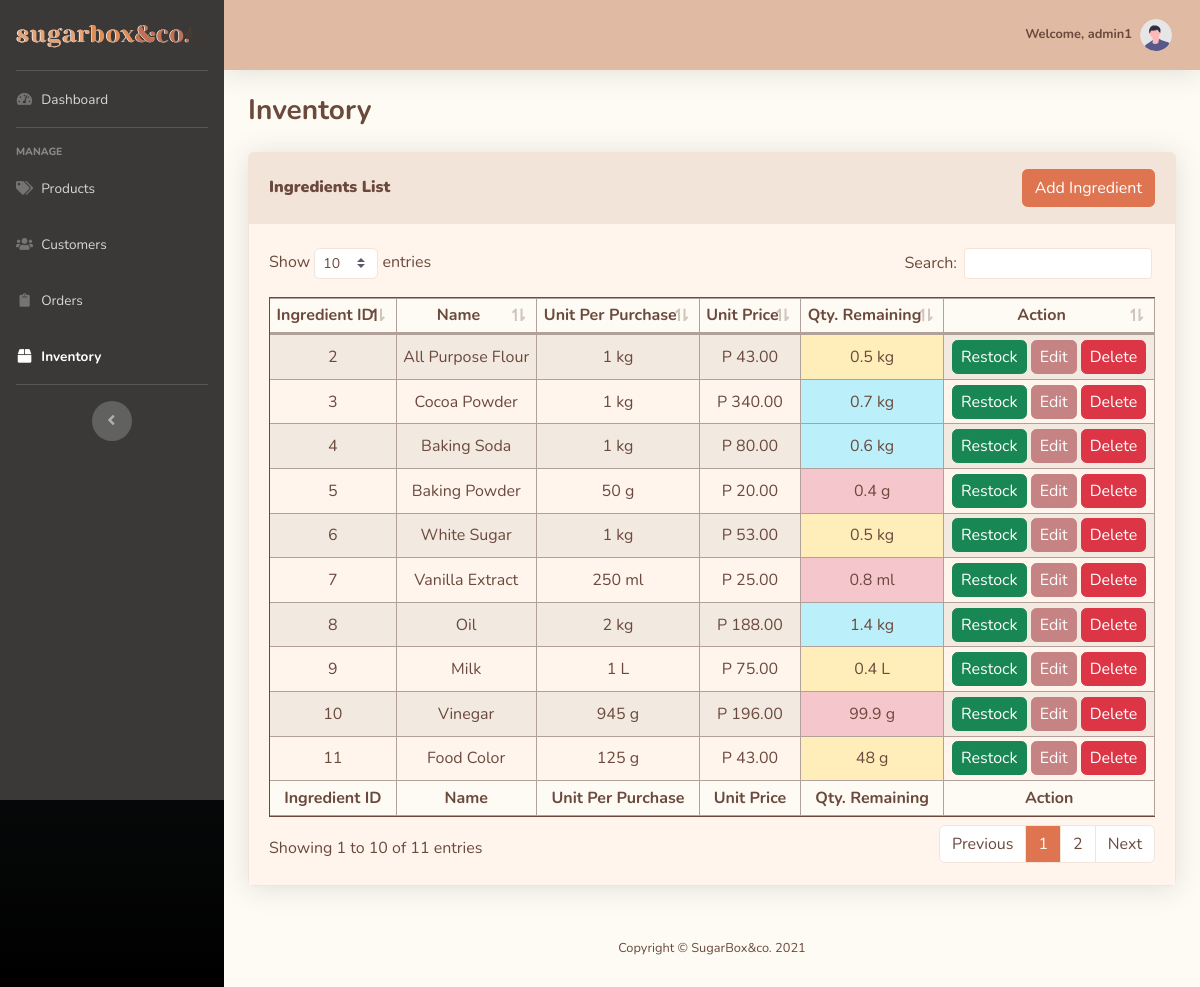
Before: /admin-src/inventory.php (signed in) with the older database file.
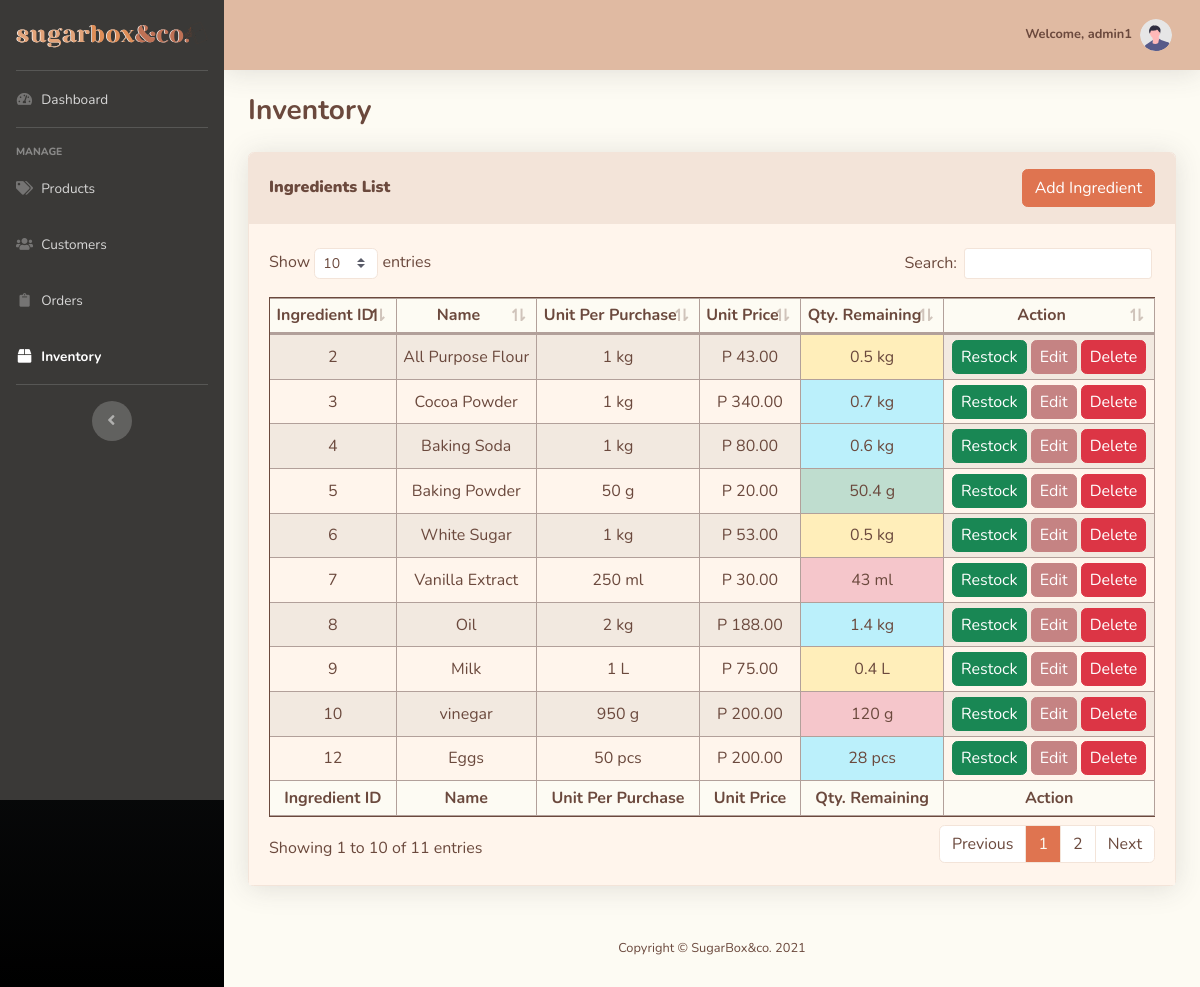
After: the same page with the newer database file.
### tables this page shows
CREATE TABLE `ingredients` (
  `Ingr_ID` int(11) NOT NULL,
  `Ingr_Name` varchar(24) NOT NULL,
  `Unit_Per_Purchase` varchar(8) NOT NULL,
  `Unit_Price` float(15,2) NOT NULL,
  `Qty_Remaining` float(5,1) NOT NULL
);

### admin-src/inventory.php (the view, shortened to what this page needs)
<?php
include 'includes/header.php';
include 'includes/sidebar.php';
include 'includes/topbar.php'
?>
<head>
</head>
<div class="container-fluid">
    <div class="d-sm-flex align-items-center justify-content-between mb-4">
        <h1 class="h3 mb-0 text-content"><strong>Inventory</strong></h1>
    </div>
    <div class="card shadow mb-4 border-section">
        <div class="card-header py-3 bg-section border-section">
            <div class="d-sm-flex align-items-center justify-content-between">
                <h6 class="m-0 font-weight-bold text-content"><strong>Ingredients List</strong></h6>
                <div>
                    <a type="button" class="btn btn-titleColor" data-toggle="modal" data-target="#addIngr">Add Ingredient</a>
                </div>
            </div>
        </div>
        <div class="card-body bg-section2 border-section">
            <div class="table-responsive">
            <?php
            $conn = db_connect();
            $ingredients_query = "SELECT * FROM `ingredients` ORDER BY `Ingr_ID`";
            $ingredients_query_run = mysqli_query($conn, $ingredients_query);
            $check_ingredients = mysqli_num_rows($ingredients_query_run) > 0;
            if($check_ingredients) {
            ?>
                <table class="table table-sm table-bordered table-striped border-content table-content bg-section2 text-content" id="dataTable">
                    <thead class="bg-light text-center">
                        <tr>
                            <th>Ingredient ID</th>
                            <th>Name</th>
                            <th>Unit Per Purchase</th>
                            <th>Unit Price</th>
                            <th>Qty. Remaining</th>
                            <th>Action</th>
                        </tr>
                    </thead>
                    <tfoot class="bg-light text-center" >
                        <tr>
                            <th>Ingredient ID</th>
                            <th>Name</th>
                            <th>Unit Per Purchase</th>
                            <th>Unit Price</th>
                            <th>Qty. Remaining</th>
                            <th>Action</th>
                        </tr>
                    </tfoot>
                    <tbody class="text-center">
                        <?php while($row = mysqli_fetch_assoc($ingredients_query_run)) { ?>
                        <?php
                            $unit = explode(" ", $row['Unit_Per_Purchase']);
                            $amount = $unit[0];
                            unset($unit[0]);
                            $unit = implode(" ", $unit);
                        ?>
                        <tr>
                            <td class="align-middle"><?php echo $row['Ingr_ID'] ?></td>
                            <td class="align-middle"><?php echo $row['Ingr_Name'] ?></td>
                            <td class="align-middle"><?php echo $row['Unit_Per_Purchase'] ?></td>
                            <td class="align-middle"><?php echo "P " . $row['Unit_Price'] ?></td>
                            <td class="align-middle <?php
                                if ($row['Qty_Remaining'] > $amount * .75) echo 'table-success';
                                else if ($row['Qty_Remaining'] > $amount * .5) echo 'table-info';
                                else if ($row['Qty_Remaining'] > $amount * .25) echo 'table-warning';
                                else echo 'table-danger';
                            ?>"><?php echo $row['Qty_Remaining'] + 0 . " " . $unit ?></td>
                            <td class="align-middle">
                                <a type="button" class="btn btn-success px-2 py-1" data-toggle="modal" data-target="#restockIngr<?php echo $row['Ingr_ID'] ?>">Restock</a>
                                <a type="button" class="btn btn-subheading px-2 py-1" data-toggle="modal" data-target="#editIngr<?php echo $row['Ingr_ID'] ?>">Edit</a>
                                <a type="button" class="btn btn-danger px-2 py-1" data-toggle="modal" data-target="#deleteIngr<?php echo $row['Ingr_ID'] ?>">Delete</a>
                            </td>
                        </tr>
                        <?php } ?>
                    </tbody>
                </table>
            <?php } else { ?>
                <p class="text-center lead text-content font-weight-bolder my-5">No Ingredients To Be Found</p>
            <?php } ?>
            </div>
        </div>
    </div>
</div>
<?php
include 'includes/footer.php';
include 'includes/scripts.php'
?>

Changed rows visible on the page:
removed ingredients: Ingr_ID "11", Ingr_Name "Food Color", Unit_Per_Purchase "125 g", Unit_Price "43.00", $row['Qty_Remaining'] + 0 "48", unit "g"
changed ingredients "Baking Powder": Qty_Remaining 0.4 → 50.4 (drawn); $row['Qty_Remaining'] + 0 "0.4" → "50.4"
changed ingredients "Vanilla Extract": Unit_Price "25.00" → "30.00"; $row['Qty_Remaining'] + 0 "0.8" → "43"
changed ingredients id 10: Ingr_Name "Vinegar" → "vinegar"; Unit_Per_Purchase "945 g" → "950 g"; Unit_Price "196.00" → "200.00"; $row['Qty_Remaining'] + 0 "99.9" → "120"
now on this page (row edited): ingredients: Ingr_ID "12", Ingr_Name "Eggs", Unit_Per_Purchase "50 pcs", Unit_Price "200.00", $row['Qty_Remaining'] + 0 "28", unit "pcs"
